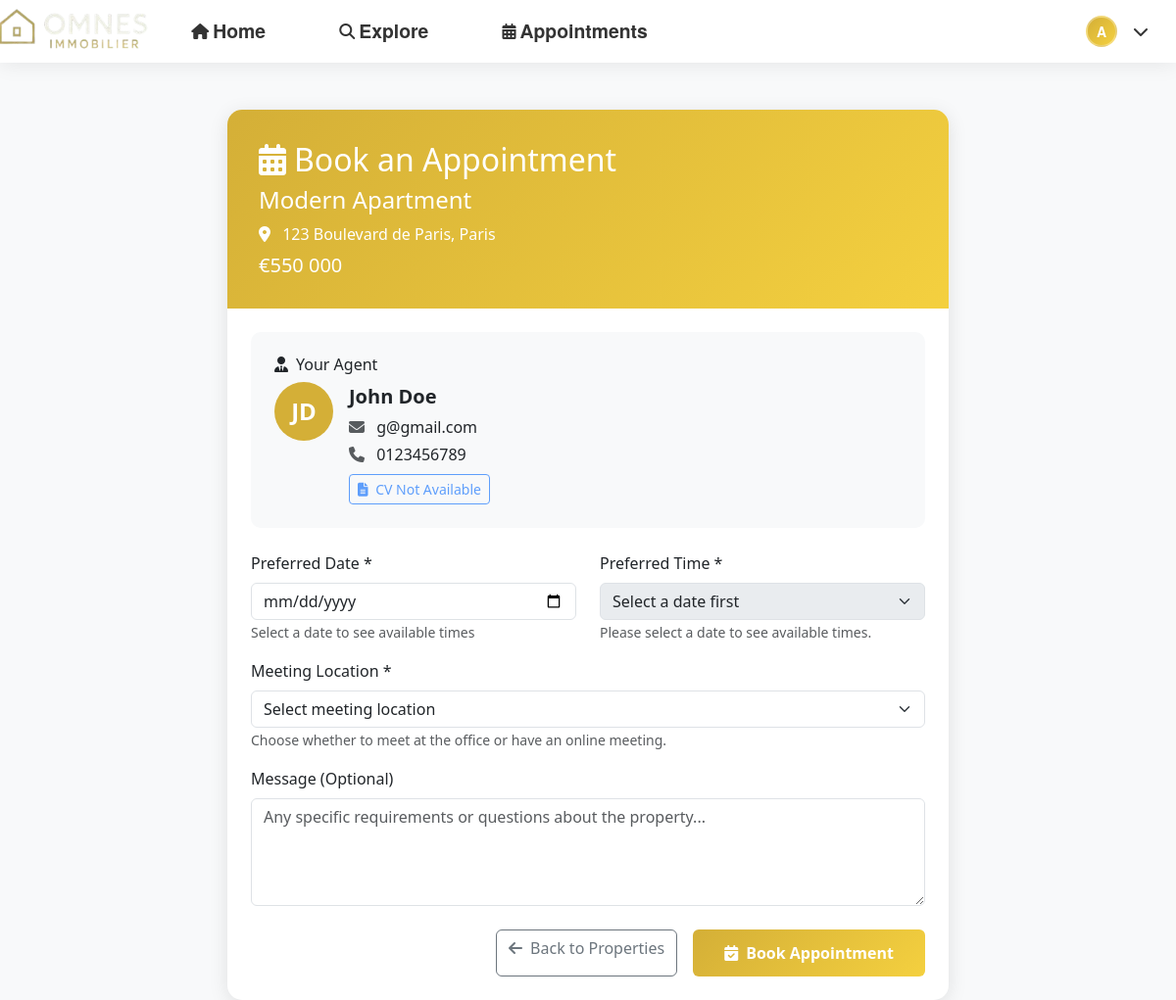
Before: /src/pages/book_appointment.php?property_id=1 (signed in) with the older database file.
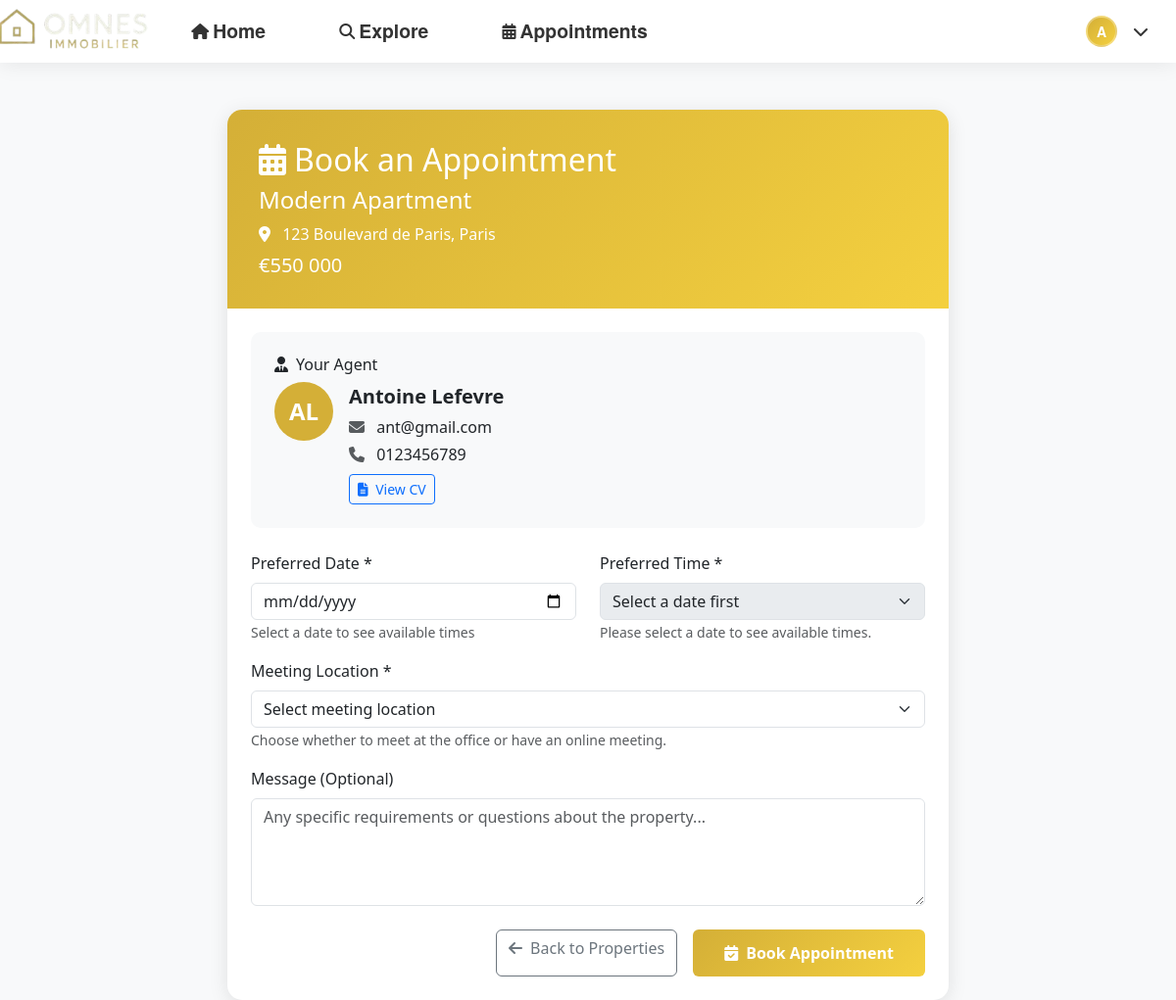
After: the same page with the newer database file.
### tables this page shows
CREATE TABLE IF NOT EXISTS `properties` (
  `id` int NOT NULL AUTO_INCREMENT,
  `agent_id` int NOT NULL,
  `title` varchar(255) NOT NULL,
  `description` text NOT NULL,
  `images` json DEFAULT NULL,
  `price` decimal(12,2) NOT NULL,
  `property_type` enum('house','apartment','land','commercial','rental','auction') NOT NULL,
  `status` enum('available','pending','sold','rented','withdrawn') DEFAULT 'available',
  `address_line1` varchar(255) NOT NULL,
  `city` varchar(100) NOT NULL,
  `state` varchar(100) DEFAULT NULL,
  `postal_code` varchar(20) DEFAULT NULL,
  `country` varchar(100) DEFAULT 'France',
  `bedrooms` int DEFAULT '0',
  `bathrooms` int DEFAULT '0',
  `year_built` int DEFAULT '0',
  `living_area` int NOT NULL DEFAULT '0',
  `has_parking` tinyint(1) DEFAULT '0',
  `parking_spaces` int DEFAULT '0',
  `has_garden` tinyint(1) DEFAULT '0',
  `created_at` timestamp NULL DEFAULT CURRENT_TIMESTAMP,
  `updated_at` timestamp NULL DEFAULT CURRENT_TIMESTAMP ON UPDATE CURRENT_TIMESTAMP,
  PRIMARY KEY (`id`),
  KEY `agent_id` (`agent_id`)
);

CREATE TABLE IF NOT EXISTS `users` (
  `id` int NOT NULL AUTO_INCREMENT,
  `first_name` varchar(50) NOT NULL,
  `last_name` varchar(50) NOT NULL,
  `email` varchar(100) NOT NULL,
  `password_hash` varchar(255) NOT NULL,
  `role` enum('admin','client','agent') NOT NULL DEFAULT 'client',
  `phone` varchar(15) NOT NULL,
  `created_at` timestamp NULL DEFAULT CURRENT_TIMESTAMP,
  `updated_at` timestamp NULL DEFAULT CURRENT_TIMESTAMP ON UPDATE CURRENT_TIMESTAMP,
  PRIMARY KEY (`id`),
  UNIQUE KEY `email` (`email`)
);

### src/pages/book_appointment.php (the view, shortened to what the changed rows need)
<?php
$database = Database::getInstance();
$pdo = $database->getConnection();
$property_id = $_GET['property_id'] ?? null;
$success = '';
try {
    $query = "SELECT p.*, u.first_name, u.last_name, u.email as agent_email, u.phone as agent_phone,
              a.cv_file_path
              FROM properties p
              LEFT JOIN users u ON p.agent_id = u.id
              LEFT JOIN agents a ON p.agent_id = a.user_id
              WHERE p.id = :property_id";
    $stmt = $pdo->prepare($query);
    $stmt->execute(['property_id' => $property_id]);
    $property = $stmt->fetch(PDO::FETCH_ASSOC);
} catch (Exception $e) {
    error_log("Property fetch error: " . $e->getMessage());
    $error = "Error loading property details.";
}
?>
<!DOCTYPE html>
<html lang="en">
<head>
    <link href="https://cdn.jsdelivr.net/npm/bootstrap@5.3.0/dist/css/bootstrap.min.css" rel="stylesheet">
    <link href="https://cdnjs.cloudflare.com/ajax/libs/font-awesome/6.4.0/css/all.min.css" rel="stylesheet">
    <link rel="stylesheet" href="../assets/css/navigation.css">
</head>
<body>
    <div class="container main-container">
        <div class="row">
            <div class="col-md-8 mx-auto">
                <?php if ($property && !$success): ?>
                    <div class="appointment-card">
                        <div class="property-summary">
                            <h2><i class="fas fa-calendar-alt me-2"></i>Book an Appointment</h2>
                            <h4><?= htmlspecialchars($property['title']) ?></h4>
                            <p class="mb-0">
                                <i class="fas fa-map-marker-alt me-2"></i>
                                <?= htmlspecialchars($property['address_line1'] . ', ' . $property['city']) ?>
                            </p>
                            <p class="h5 mt-2 mb-0">€<?= number_format($property['price'], 0, ',', ' ') ?></p>
                        </div>
                        <div class="p-4">
                            <?php if ($property['first_name']): ?>
                                <div class="agent-info">
                                    <h6><i class="fas fa-user-tie me-2"></i>Your Agent</h6>
                                    <div class="d-flex align-items-start">
                                        <div class="me-3">
                                            <div style="width: 60px; height: 60px; background: #d4af37; border-radius: 50%; display: flex; align-items: center; justify-content: center; color: white; font-size: 24px; font-weight: bold;">
                                                <?= strtoupper(substr($property['first_name'], 0, 1) . substr($property['last_name'], 0, 1)) ?>
                                            </div>
                                        </div>
                                        <div class="flex-grow-1">
                                            <div class="fw-bold fs-5 mb-1"><?= htmlspecialchars($property['first_name'] . ' ' . $property['last_name']) ?></div>
                                            <div class="mb-2">
                                                <?php if ($property['agent_email']): ?>
                                                    <div class="mb-1">
                                                        <i class="fas fa-envelope me-2 text-muted"></i>
                                                        <span><?= htmlspecialchars($property['agent_email']) ?></span>
                                                    </div>
                                                <?php endif; ?>
                                                <?php if ($property['agent_phone']): ?>
                                                    <div>
                                                        <i class="fas fa-phone me-2 text-muted"></i>
                                                        <span><?= htmlspecialchars($property['agent_phone']) ?></span>
                                                    </div>
                                                <?php endif; ?>
                                            </div>
                                            <button type="button" class="btn btn-outline-primary btn-sm"
                                                    data-bs-toggle="modal"
                                                    data-bs-target="#agentCVModal"
                                                    <?= empty($property['cv_file_path']) ? 'disabled' : '' ?>>
                                                <i class="fas fa-file-alt me-1"></i>
                                                <?= empty($property['cv_file_path']) ? 'CV Not Available' : 'View CV' ?>
                                            </button>
                                        </div>
                                    </div>
                                </div>
                            <?php endif; ?>
                            <form method="POST">
                                <div class="row">
                                    <div class="col-md-6 mb-3">
                                        <label for="appointment_date" class="form-label">Preferred Date *</label>
                                        <input type="date" class="form-control" id="appointment_date" name="appointment_date"
                                               min="<?= date('Y-m-d', strtotime('+1 day')) ?>" required>
                                        <small id="date-help" class="text-muted">Select a date to see available times</small>
                                    </div>
                                    <div class="col-md-6 mb-3">
                                        <label for="appointment_time" class="form-label">Preferred Time *</label>
                                        <select class="form-select" id="appointment_time" name="appointment_time" required disabled>
                                            <option value="">Select a date first</option>
                                        </select>
                                        <small id="time-help" class="text-muted">Please select a date to see available times.</small>
                                    </div>
                                </div>
                                <div class="mb-3">
                                    <label for="location" class="form-label">Meeting Location *</label>
                                    <select class="form-select" id="location" name="location" required>
                                        <option value="">Select meeting location</option>
                                    </select>
                                    <small class="text-muted">Choose whether to meet at the office or have an online meeting.</small>
                                </div>
                                <div class="mb-4">
                                    <label for="message" class="form-label">Message (Optional)</label>
                                    <textarea class="form-control" id="message" name="message" rows="4"
                                              placeholder="Any specific requirements or questions about the property..."></textarea>
                                </div>
                                <div class="d-grid gap-2 d-md-flex justify-content-md-end">
                                    <a href="explore.php" class="btn btn-outline-secondary me-md-2">
                                        <i class="fas fa-arrow-left me-2"></i>Back to Properties
                                    </a>
                                    <button type="submit" class="btn btn-primary">
                                        <i class="fas fa-calendar-check me-2"></i>Book Appointment
                                    </button>
                                </div>
                            </form>
                        </div>
                    </div>
                <?php endif; ?>
            </div>
        </div>
    </div>
</body>
</html>

Changed rows visible on the page:
changed properties "Modern Apartment": users.first_name+last_name "JD" → "AL"; users.first_name+last_name "John Doe" → "Antoine Lefevre"; users.email "g@gmail.com" → "ant@gmail.com"
Other visible differences:
text no longer shown: "CV Not Available"
text now shown: "View CV"
